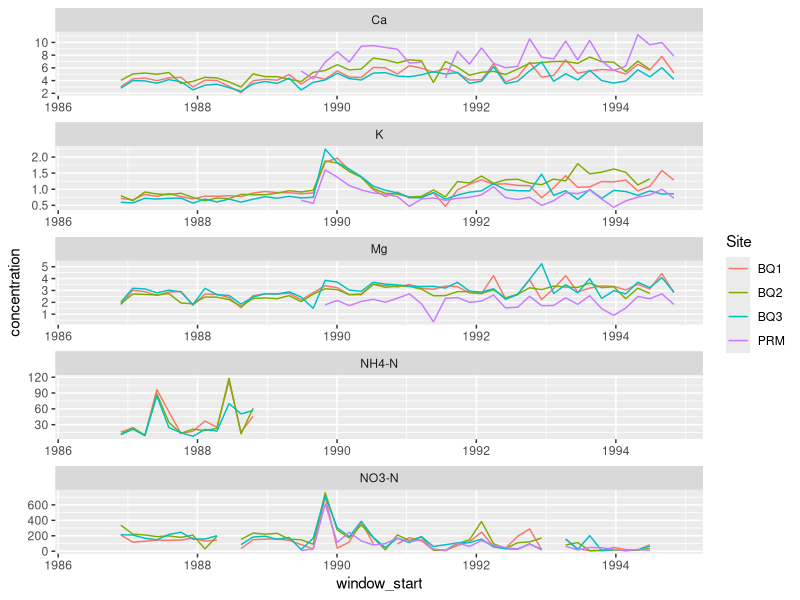

Reproduce this figure in R.
library(tidyverse)
bisley1 <- read_csv("data/bisley1.csv")
bisley2 <- read_csv("data/bisley2.csv")
bisley3 <- read_csv("data/bisley3.csv")
prm <- read_csv("data/prm.csv")

#keep columns: 
# - Sample_Date
# - NH4-N
# - NO3-N
# - K
# - Ca
# - Mg

#select relevant columns and label by site
cleaned_bis_1 <- bisley1 |> 
  select(`NH4-N`, `NO3-N`, Sample_Date, K, Ca, Mg) |> 
  mutate(Site = "BQ1")
cleaned_bis_2 <- bisley2 |> 
  select(`NH4-N`, `NO3-N`, Sample_Date, K, Ca, Mg) |> 
  mutate(Site = "BQ2")
cleaned_bis_3 <- bisley3 |> 
  select(`NH4-N`, `NO3-N`, Sample_Date, K, Ca, Mg) |> 
  mutate(Site = "BQ3")
cleaned_prm <- prm |> 
  select(`NH4-N`, `NO3-N`, Sample_Date, K, Ca, Mg) |> 
  mutate(Site = "PRM")




# new tables for 9 week moving averages for each site
bis_window_1 <- tibble (
  window_start = seq(ymd("1986-05-20"), ymd("1994-12-30"), by = "9 weeks"),
  Site = "BQ1",
  `NH4-N` = NA,
  `NO3-N` = NA,
  K = NA,
  Ca = NA,
  Mg = NA
)
bis_window_2 <- tibble (
  window_start = seq(ymd("1986-05-20"), ymd("1994-12-30"), by = "9 weeks"),
  Site = "BQ2",
  `NH4-N` = NA,
  `NO3-N` = NA,
  K = NA,
  Ca = NA,
  Mg = NA
)
bis_window_3 <- tibble (
  window_start = seq(ymd("1986-05-20"), ymd("1994-12-30"), by = "9 weeks"),
  Site = "BQ3",
  `NH4-N` = NA,
  `NO3-N` = NA,
  K = NA,
  Ca = NA,
  Mg = NA
)
prm_window <- tibble (
  window_start = seq(ymd("1986-05-20"), ymd("1994-12-30"), by = "9 weeks"),
  Site = "PRM",
  `NH4-N` = NA,
  `NO3-N` = NA,
  K = NA,
  Ca = NA,
  Mg = NA
)


## create a moving window average for each dataset
# Bis 1:
for(i in 1:nrow(bis_window_1)){
  w1 <- bis_window_1$window_start[i]
  w2 <- w1 + 9

  `NH4-N` <- cleaned_bis_1$`NH4-N`[cleaned_bis_1$Sample_Date >= w1 & cleaned_bis_1$Sample_Date < w2]
  `NO3-N` <- cleaned_bis_1$`NO3-N`[cleaned_bis_1$Sample_Date >= w1 & cleaned_bis_1$Sample_Date < w2]
  K <- cleaned_bis_1$K[cleaned_bis_1$Sample_Date >= w1 & cleaned_bis_1$Sample_Date < w2]
  Ca <- cleaned_bis_1$Ca[cleaned_bis_1$Sample_Date >= w1 & cleaned_bis_1$Sample_Date < w2]
  Mg <- cleaned_bis_1$Mg[cleaned_bis_1$Sample_Date >= w1 & cleaned_bis_1$Sample_Date < w2]
  Site <- cleaned_bis_1$Site[w1]

  bis_window_1$`NH4-N`[i] <- mean(`NH4-N`, na.rm = TRUE)
  bis_window_1$`NO3-N`[i] <- mean(`NO3-N`, na.rm = TRUE)
  bis_window_1$K[i] <- mean(K, na.rm = TRUE)
  bis_window_1$Ca[i] <- mean(Ca, na.rm = TRUE)
  bis_window_1$Mg[i] <- mean(Mg, na.rm = TRUE)
  
}

# Bis 2:
for(i in 1:nrow(bis_window_2)){
  w1 <- bis_window_2$window_start[i]
  w2 <- w1 + 9

  `NH4-N` <- cleaned_bis_2$`NH4-N`[cleaned_bis_2$Sample_Date >= w1 & cleaned_bis_2$Sample_Date < w2]
  `NO3-N` <- cleaned_bis_2$`NO3-N`[cleaned_bis_2$Sample_Date >= w1 & cleaned_bis_2$Sample_Date < w2]
  K <- cleaned_bis_2$K[cleaned_bis_2$Sample_Date >= w1 & cleaned_bis_2$Sample_Date < w2]
  Ca <- cleaned_bis_2$Ca[cleaned_bis_2$Sample_Date >= w1 & cleaned_bis_2$Sample_Date < w2]
  Mg <- cleaned_bis_2$Mg[cleaned_bis_2$Sample_Date >= w1 & cleaned_bis_2$Sample_Date < w2]
  Site <- cleaned_bis_2$Site[w1]

  bis_window_2$`NH4-N`[i] <- mean(`NH4-N`, na.rm = TRUE)
  bis_window_2$`NO3-N`[i] <- mean(`NO3-N`, na.rm = TRUE)
  bis_window_2$K[i] <- mean(K, na.rm = TRUE)
  bis_window_2$Ca[i] <- mean(Ca, na.rm = TRUE)
  bis_window_2$Mg[i] <- mean(Mg, na.rm = TRUE)
  
}


# Bis 3:
for(i in 1:nrow(bis_window_3)){
  w1 <- bis_window_3$window_start[i]
  w2 <- w1 + 9

  `NH4-N` <- cleaned_bis_3$`NH4-N`[cleaned_bis_3$Sample_Date >= w1 & cleaned_bis_3$Sample_Date < w2]
  `NO3-N` <- cleaned_bis_3$`NO3-N`[cleaned_bis_3$Sample_Date >= w1 & cleaned_bis_3$Sample_Date < w2]
  K <- cleaned_bis_3$K[cleaned_bis_3$Sample_Date >= w1 & cleaned_bis_3$Sample_Date < w2]
  Ca <- cleaned_bis_3$Ca[cleaned_bis_3$Sample_Date >= w1 & cleaned_bis_3$Sample_Date < w2]
  Mg <- cleaned_bis_3$Mg[cleaned_bis_3$Sample_Date >= w1 & cleaned_bis_3$Sample_Date < w2]
  Site <- cleaned_bis_3$Site[w1]

  bis_window_3$`NH4-N`[i] <- mean(`NH4-N`, na.rm = TRUE)
  bis_window_3$`NO3-N`[i] <- mean(`NO3-N`, na.rm = TRUE)
  bis_window_3$K[i] <- mean(K, na.rm = TRUE)
  bis_window_3$Ca[i] <- mean(Ca, na.rm = TRUE)
  bis_window_3$Mg[i] <- mean(Mg, na.rm = TRUE)
  
}

# PRM:
for(i in 1:nrow(prm_window)){
  w1 <- prm_window$window_start[i]
  w2 <- w1 + 9

  `NH4-N` <- cleaned_prm$`NH4-N`[cleaned_prm$Sample_Date >= w1 & cleaned_prm$Sample_Date < w2]
  `NO3-N` <- cleaned_prm$`NO3-N`[cleaned_prm$Sample_Date >= w1 & cleaned_prm$Sample_Date < w2]
  K <- cleaned_prm$K[cleaned_prm$Sample_Date >= w1 & cleaned_prm$Sample_Date < w2]
  Ca <- cleaned_prm$Ca[cleaned_prm$Sample_Date >= w1 & cleaned_prm$Sample_Date < w2]
  Mg <- cleaned_prm$Mg[cleaned_prm$Sample_Date >= w1 & cleaned_prm$Sample_Date < w2]
  Site <- cleaned_prm$Site[w1]

  prm_window$`NH4-N`[i] <- mean(`NH4-N`, na.rm = TRUE)
  prm_window$`NO3-N`[i] <- mean(`NO3-N`, na.rm = TRUE)
  prm_window$K[i] <- mean(K, na.rm = TRUE)
  prm_window$Ca[i] <- mean(Ca, na.rm = TRUE)
  prm_window$Mg[i] <- mean(Mg, na.rm = TRUE)
  
}


merged_data <- bind_rows(bis_window_1, bis_window_2, bis_window_3, prm_window)
reshaped <- merged_data |> 
  pivot_longer(
    cols = c(`NH4-N`, `NO3-N`, K, Ca, Mg),
    names_to = "nutrient", 
    values_to = "concentration"
    )


ggplot(
  data = reshaped,
  mapping = aes(
    x = window_start,
    y = concentration,
    color = Site
  )
) + geom_line()+
  facet_wrap(
    vars(nutrient), 
    scales = "free", 
    ncol = 1
  )
